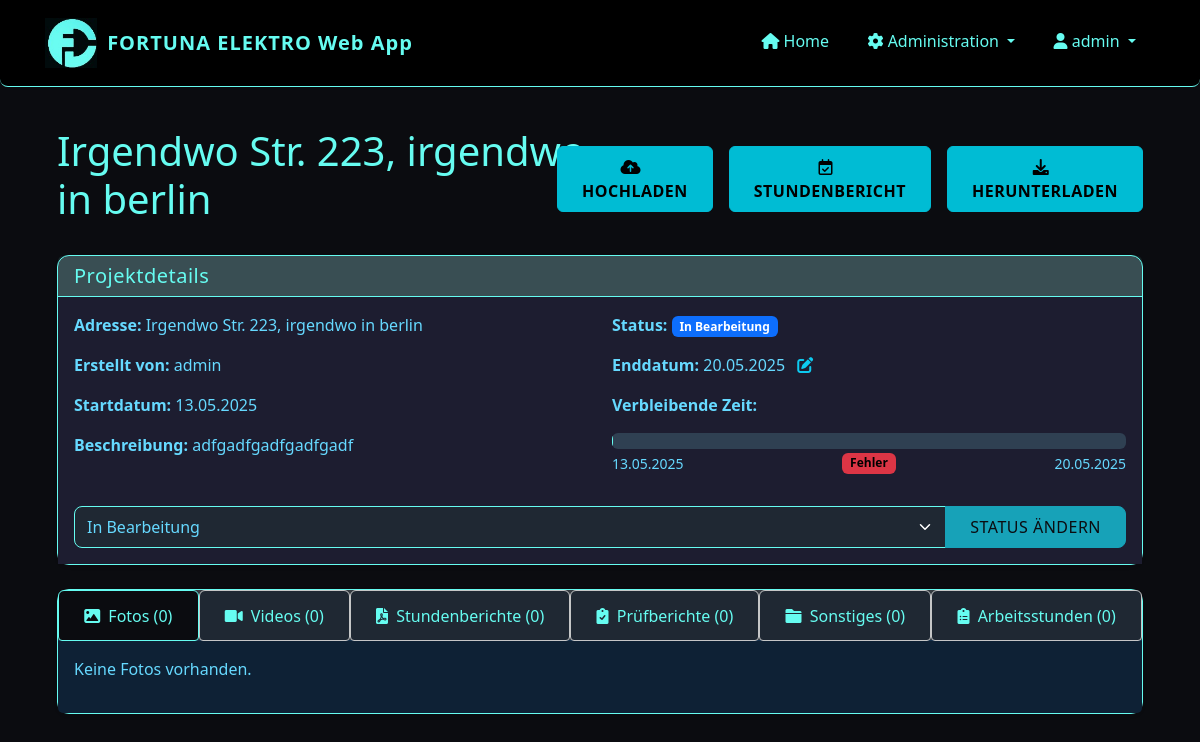
/project/5 (signed in), run on the app's committed database.
### app/models/user.py (models this page shows, shortened)
class User(UserMixin, db.Model):
    id = db.Column(db.Integer, primary_key=True)
    username = db.Column(db.String(64), unique=True, nullable=False)
    password_hash = db.Column(db.String(128), nullable=False)
    password = None  # Virtual field for Flask-Admin, not stored in DB
    role = db.Column(db.String(20), nullable=False, default='installateur')  # 'admin' oder 'installateur'
    is_active = db.Column(db.Boolean, default=True)
    created_at = db.Column(db.DateTime, default=datetime.utcnow)
    projects = db.relationship('Project', backref='creator', lazy='dynamic')
    files = db.relationship('File', backref='uploader', lazy='dynamic')
    timesheets = db.relationship('Timesheet', backref='employee', lazy='dynamic')
    def is_admin(self):
        return self.role == 'admin'

### app/models/project.py (models this page shows, shortened)
class Project(db.Model):
    id = db.Column(db.Integer, primary_key=True)
    name = db.Column(db.String(128), nullable=False)  # Adresse als Projektname
    description = db.Column(db.Text)
    start_date = db.Column(db.DateTime, default=datetime.utcnow)
    end_date = db.Column(db.DateTime)
    status = db.Column(db.String(20), default='in_bearbeitung')  # 'in_bearbeitung', 'abgeschlossen', 'archiviert'
    creator_id = db.Column(db.Integer, db.ForeignKey('user.id'))
    files = db.relationship('File', backref='project', lazy='dynamic', cascade='all, delete-orphan')
    timesheets = db.relationship('Timesheet', backref='project', lazy='dynamic', cascade='all, delete-orphan')
    def get_remaining_hours(self):
        if not self.end_date:
            return None
        now = datetime.now()
        time_diff = self.end_date - now
        if time_diff.total_seconds() <= 0:
            return 0
        total_hours = time_diff.total_seconds() / 3600
        return round(total_hours, 1)  # Auf eine Dezimalstelle runden
    def get_progress_percentage(self):
        if not self.end_date or not self.start_date:
            return 0
        now = datetime.now()
        if isinstance(self.start_date, datetime) and isinstance(self.end_date, datetime):
            total_duration = (self.end_date - self.start_date).total_seconds()
            elapsed_time = (now - self.start_date).total_seconds()
        if elapsed_time >= total_duration:
            return 100
        progress = (elapsed_time / total_duration) * 100
        return round(progress, 1)  # Auf eine Dezimalstelle runden

### app/routes/projects.py (the view)
@projects.route('/project/<int:project_id>')
@login_required
def view_project(project_id):
    project = Project.query.get_or_404(project_id)
    status_form = ProjectStatusForm(obj=project)
    photos = project.files.filter_by(file_type='foto').all()
    videos = project.files.filter_by(file_type='video').all()
    timesheets = project.files.filter_by(file_type='stundenbericht').all()
    reports = project.files.filter_by(file_type='pruefbericht').all()
    other_files = project.files.filter_by(file_type='sonstiges').all()
    timesheets_data = project.timesheets.order_by(Timesheet.date.desc()).all()
    status_form = ProjectStatusForm()
    status_form.status.data = project.status
    end_date_form = ProjectEndDateForm()
    if project.end_date:
        end_date_form.end_date.data = project.end_date
    return render_template(
        'projects/view.html',
        title=project.name,
        project=project,
        photos=photos,
        videos=videos,
        timesheets=timesheets,
        reports=reports,
        other_files=other_files,
        timesheets_data=timesheets_data,
        status_form=status_form,
        end_date_form=end_date_form,
        now=datetime.now(),
    )

### app/templates/projects/view.html (shortened to what this page needs)
{% extends "base.html" %}
{% block content %}
<link rel="stylesheet" href="{{ url_for('static', filename='css/projects_view.css') }}">
<link href="https://cdnjs.cloudflare.com/ajax/libs/font-awesome/6.0.0/css/all.min.css" rel="stylesheet">
<div class="container-fluid py-3">
    <div class="row align-items-center mb-4">
        <div class="col-12 col-md-6 mb-3 mb-md-0">
        <h1 style="color: var(--accent)">{{ project.name }}</h1>
        </div>
        <div class="col-12 col-md-6">
        <div class="d-flex flex-column flex-sm-row gap-3 justify-content-start justify-content-md-end">
            <a href="{{ url_for('files.upload_file', project_id=project.id) }}" class="btn btn-status-change py-2">
            <i class="fas fa-cloud-upload-alt me-2"></i>
            HOCHLADEN
            </a>
            <a href="{{ url_for('timesheets.new_timesheet', project_id=project.id) }}" class="btn btn-status-change py-2">
            <i class="far fa-calendar-check me-2"></i>
            STUNDENBERICHT
            </a>
            <a href="{{ url_for('files.download_project', project_id=project.id) }}" class="btn btn-status-change py-2">
            <i class="fas fa-download me-2"></i>
            HERUNTERLADEN
            </a>
        </div>
        </div>
    </div>
  <div class="card mb-4 mt-3 shadow-sm">
      <div class="card-header">
          <h5 class="mb-0">Projektdetails</h5>
      </div>
      <div class="card-body" style="background-color: #1d1d30;">
          <div class="row">
              <div class="col-md-6">
                  <p><strong>Adresse:</strong> {{ project.name }}</p>
                  <p><strong>Erstellt von:</strong> {{ project.creator.username }}</p>
                  <p><strong>Startdatum:</strong> {{ project.start_date.strftime('%d.%m.%Y') }}</p>
                  <p><strong>Beschreibung:</strong> {{ project.description or 'Keine Beschreibung' }}</p>
              </div>
              <div class="col-md-6">
                  <p><strong>Status:</strong>
                      {% if project.status == 'in_bearbeitung' %}
                          <span class="badge bg-primary">In Bearbeitung</span>
                      {% elif project.status == 'archiviert' %}
                          <span class="badge bg-secondary">Archiviert</span>
                      {% endif %}
                  </p>
                  {% if project.end_date %}
                  <p>
                      <strong>Enddatum:</strong> {{ project.end_date.strftime('%d.%m.%Y') }}
                      <a href="#" data-bs-toggle="modal" data-bs-target="#changeEndDateModal_{{ project.id }}" title="Enddatum ändern" class="text-info">
                          <i class="fas fa-edit ms-2"></i>
                      </a>
                  </p>
                  <div class="countdown-container mt-2 mb-3">
                      <p><strong>Verbleibende Zeit:</strong></p>
                      <div class="progress" style="height: 16px; background-color: #2f4052;">
                      </div>
                      <div class="d-flex justify-content-between mt-1">
                          <small class="text-muted">{{ project.start_date.strftime('%d.%m.%Y') }}</small>
                          <span id="countdown-timer" class="badge"  style="color: #000 !important; font-weight: bold;">
                          </span>
                          <small class="text-muted">{{ project.end_date.strftime('%d.%m.%Y') }}</small>
                      </div>
                  </div>
                  {% endif %}
              </div>
          </div>
          <div class="mt-3">
              <form method="POST" action="{{ url_for('projects.update_status', project_id=project.id) }}">
                  <div class="input-group">
                      {{ status_form.status(class="form-select") }}
                      <button type="submit" class="btn btn-primary">Status ändern</button>
                  </div>
              </form>
          </div>
      </div>
  </div>
  <div class="card shadow-sm">
    <div class="card-body p-0">
      <ul class="nav nav-tabs nav-fill" id="projectTabs" role="tablist">
          <li class="nav-item" role="presentation">
              <button class="nav-link active" id="photos-tab" data-bs-toggle="tab" data-bs-target="#photos" type="button" role="tab" aria-controls="photos" aria-selected="true" onclick="applyActiveTabStyle(this)">
                  <i class="fas fa-image me-1"></i> Fotos ({{ photos|length }})
              </button>
          </li>
          <li class="nav-item" role="presentation">
              <button class="nav-link" id="videos-tab" data-bs-toggle="tab" data-bs-target="#videos" type="button" role="tab" aria-controls="videos" aria-selected="false" onclick="applyActiveTabStyle(this)">
                  <i class="fas fa-video me-1"></i> Videos ({{ videos|length }})
              </button>
          </li>
          <li class="nav-item" role="presentation">
              <button class="nav-link" id="timesheets-tab" data-bs-toggle="tab" data-bs-target="#timesheets" type="button" role="tab" aria-controls="timesheets" aria-selected="false" onclick="applyActiveTabStyle(this)">
                  <i class="fas fa-file-pdf me-1"></i> Stundenberichte ({{ timesheets|length }})
              </button>
          </li>
          <li class="nav-item" role="presentation">
              <button class="nav-link" id="reports-tab" data-bs-toggle="tab" data-bs-target="#reports" type="button" role="tab" aria-controls="reports" aria-selected="false" onclick="applyActiveTabStyle(this)">
                  <i class="fas fa-clipboard-check me-1"></i> Prüfberichte ({{ reports|length }})
              </button>
          </li>
          <li class="nav-item" role="presentation">
              <button class="nav-link" id="other-tab" data-bs-toggle="tab" data-bs-target="#other" type="button" role="tab" aria-controls="other" aria-selected="false" onclick="applyActiveTabStyle(this)">
                  <i class="fas fa-folder me-1"></i> Sonstiges ({{ other_files|length }})
              </button>
          </li>
          <li class="nav-item" role="presentation">
              <button class="nav-link" id="timesheet-data-tab" data-bs-toggle="tab" data-bs-target="#timesheet-data" type="button" role="tab" aria-controls="timesheet-data" aria-selected="false" onclick="applyActiveTabStyle(this)">
                  <i class="fas fa-clipboard-list me-1"></i> Arbeitsstunden ({{ timesheets|length }})
              </button>
          </li>
      </ul>
      <div class="tab-content p-3" id="projectTabsContent">
      <div class="tab-pane fade show active" id="photos" role="tabpanel">
          <div class="row">
              {% if photos %}
                  {% for file in photos %}
                      {{ file_card(file, 'photo') }}
                  {% endfor %}
              {% else %}
                  <div class="col-12">
                      <p class="text-light">Keine Fotos vorhanden.</p>
                  </div>
              {% endif %}
          </div>
      </div>
    </div>
  </div>
</div>
{% endblock %}

### app/templates/base.html (shortened to what this page needs)
<!DOCTYPE html>
<html lang="de">
<head>
    <link href="https://cdn.jsdelivr.net/npm/bootstrap@5.3.0/dist/css/bootstrap.min.css" rel="stylesheet">
    <link rel="stylesheet" href="https://cdn.jsdelivr.net/npm/bootstrap-icons@1.11.1/font/bootstrap-icons.css">
    <link rel="stylesheet" href="https://cdnjs.cloudflare.com/ajax/libs/font-awesome/6.0.0/css/all.min.css">
    <link rel="stylesheet" href="{{ url_for('static', filename='css/responsive.css') }}">
</head>
<body>
    <nav class="navbar navbar-expand-lg navbar-dark mb-4">
        <div class="container">
            <a class="navbar-brand d-flex align-items-center" href="{{ url_for('dashboard.index') }}">
                <img src="{{ url_for('static', filename='img/logo1.jpg') }}" alt="Fortuna Elektro Logo">
                <span>FORTUNA ELEKTRO Web App</span>
            </a>
            <div class="collapse navbar-collapse" id="navbarNav">
                <ul class="navbar-nav ms-auto">
                    {% if current_user.is_authenticated %}
                        <li class="nav-item">
                            <a class="nav-link" href="{{ url_for('dashboard.index') }}">
                                <i class="fas fa-home"></i> Home
                            </a>
                        </li>
                        {% if current_user.is_authenticated and current_user.is_admin() %}
                            <li class="nav-item dropdown">
                                <a class="nav-link dropdown-toggle" href="#" role="button" data-bs-toggle="dropdown">
                                    <i class="fas fa-cog"></i> Administration
                                </a>
                            </li>
                        {% endif %}
                        <li class="nav-item dropdown">
                            <a class="nav-link dropdown-toggle" href="#" role="button" data-bs-toggle="dropdown">
                                <i class="fas fa-user"></i> {{ current_user.username }}
                            </a>
                        </li>
                    {% else %}
                        <li class="nav-item">
                            <a class="nav-link" href="{{ url_for('auth.login') }}">
                                <i class="fas fa-sign-in-alt"></i> Anmelden
                            </a>
                        </li>
                    {% endif %}
                </ul>
            </div>
        </div>
    </nav>
    <div class="container content-container">
        {% block content %}{% endblock %}
    </div>
</body>
</html>

### data on the page
User: username "admin", creator.username "admin"
Project: name "Irgendwo Str. 223, irgendwo in berlin", start_date "13.05.2025", description "adfgadfgadfgadfgadf", end_date "20.05.2025", status "In Bearbeitung"

### other printed values
{{ photos|length }} "0"
{{ videos|length }} "0"
{{ timesheets|length }} "0"
{{ reports|length }} "0"
{{ other_files|length }} "0"
